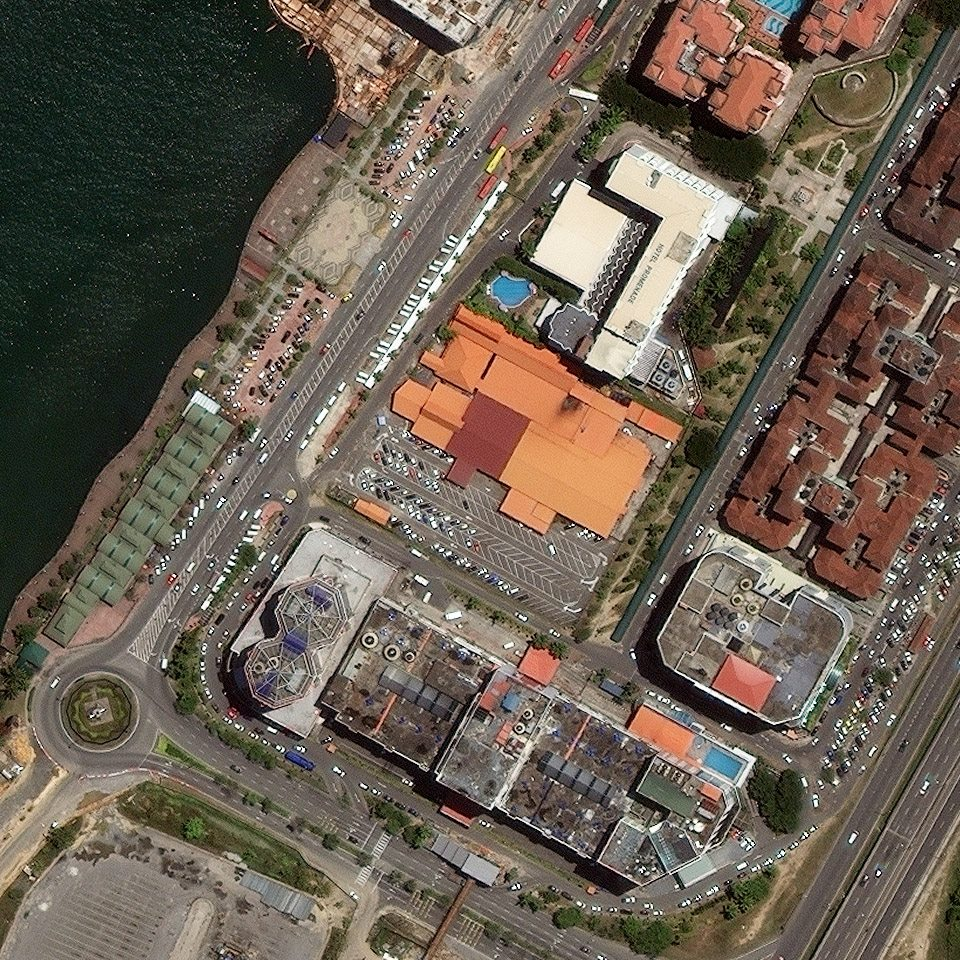
#> input picture Data Science Projects/Visual Information Processing/testset/input/input1.jpg, 960 x 960 px; its folder holds only this picture in this run
$ python evaluate.py input/input1.jpg
#> lines starting #> are read from the running program, lines starting #| are printed output that depends on the picture
### Data Science Projects/Visual Information Processing/testset/imageEnhance.py
"""
imageEnhance.py

YOUR WORKING FUNCTION

"""
import numpy as np
import cv2
import os


input_dir = 'input/input'
output_dir = 'output/output'

# you are allowed to import other Python packages above
##########################
# [37 lines left out: function enhanceImage, not called in this run]

### Data Science Projects/Visual Information Processing/testset/evaluate.py
"""
evaluate.py

DO NOT MODIFY ANY CODES IN THIS FILE EXCEPT THE DEFAULT PARAMETERS
OTHERWISE YOUR RESULTS MAY BE INCORRECTLY EVALUATED!

@author: Wong Lai Kuan, 2019
For questions or bug reporting, please send an email to lkwong@mmu.edu.my

"""

import cv2
import numpy as np
import importlib
import sys, getopt
from prettytable import PrettyTable
import imageEnhance as eh

# Default parameters (the only code you can change)
verbose = False
input_dir = 'input/input'
output_dir = 'output/output'
groundtruth_dir = 'groundtruth/gt'
numImages = 10

def histogram_intersection(x, y):
    n = x.shape[0]
    intersection = 0;
    for i in range(1,n):
        intersection = intersection + min(x[i], y[i])
    return intersection/np.sum(y);

def hsv_Histogram(img):
    binsize=255
    img = cv2.cvtColor(img, cv2.COLOR_BGR2HSV)

    h, s, v = cv2.split(img)
    h_hist, h_bin = np.histogram(h, binsize, density=True)
    s_hist, s_bin = np.histogram(s, binsize, density=True)
    v_hist, v_bin = np.histogram(v, binsize, density=True)
    hsv_hist = np.concatenate((h_hist, s_hist, v_hist))

    return hsv_hist

# Read command linehargs
myopts, args = getopt.getopt(sys.argv[1:],"i:vh")

# Reload module
importlib.reload(eh)

################################################
# o == option    a == argument passed to the o #
################################################

# parsing command line args
for o, a in myopts:
    #print(o)
    #print(a)
    if o == '-v':
        verbose = True
    elif o == '-h':
        print("\nUsage: %s -v               for extra verbosity" % sys.argv[0])
        sys.exit()
    else:
        print(' ')

simScore = np.zeros(numImages,)
error = np.zeros(numImages,)

# Evaluate each image and compare with ground-truth
for i in range(numImages):
    input = cv2.imread(input_dir + str(i+1) + '.jpg')
#> input is the input picture: shape (960, 960, 3); mean B, G, R 82.1, 94.9, 106.5
    output = eh.enhanceImage(input)
#> in enhanceImage, `eq_V = cv2.equalizeHist(V)`:
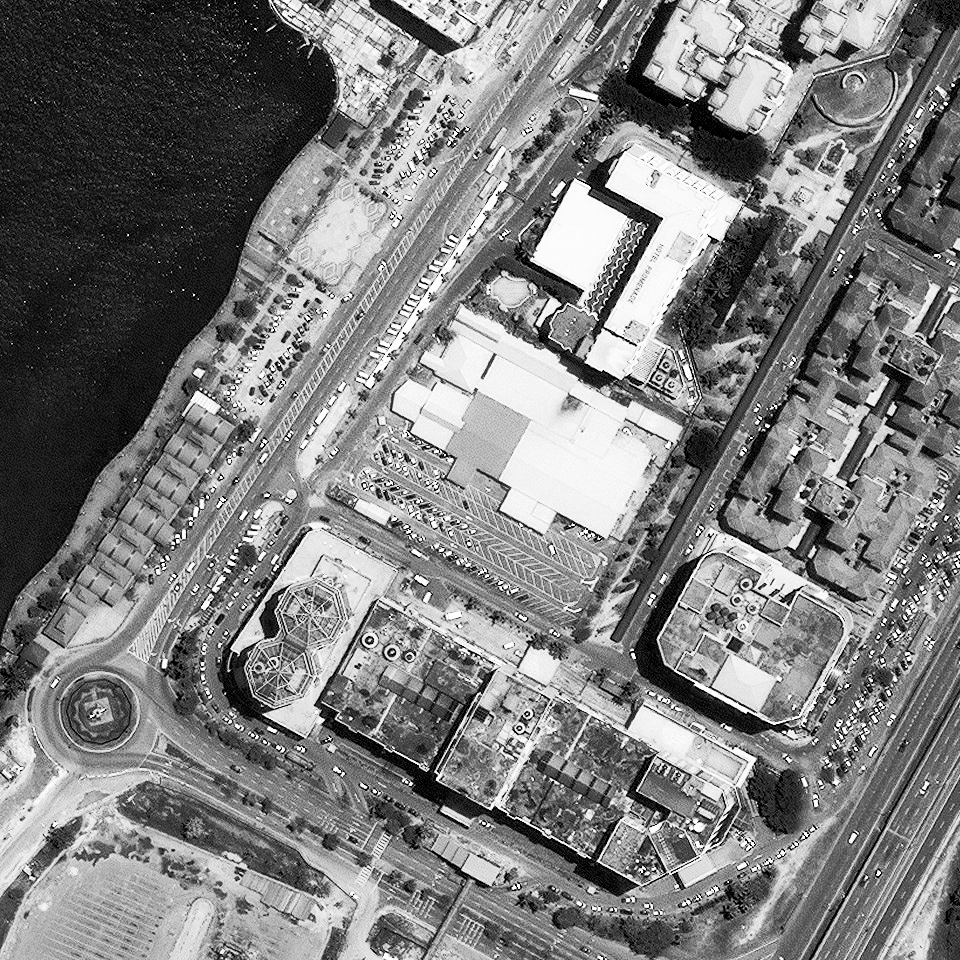
#> eq_V: shape (960, 960); min 0, max 255, mean 125.5
#> in enhanceImage, `eq_image_resized = cv2.resize(eq_image,None,fx=0.5,fy=0.5)`:
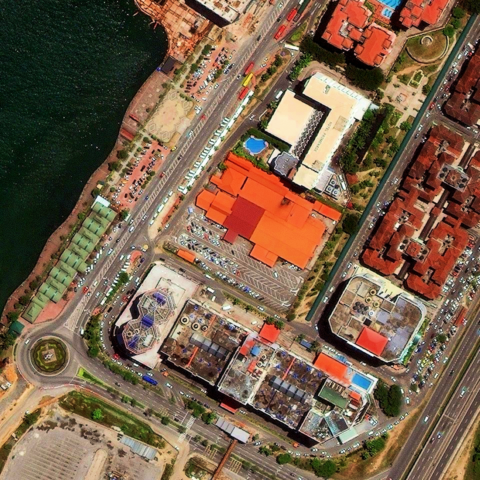
#> eq_image_resized: shape (480, 480, 3); mean B, G, R 75.2, 97.4, 121.9
#> in enhanceImage, `cv2.imshow("Images", np.hstack([img_resized, eq_image_resized]))`:
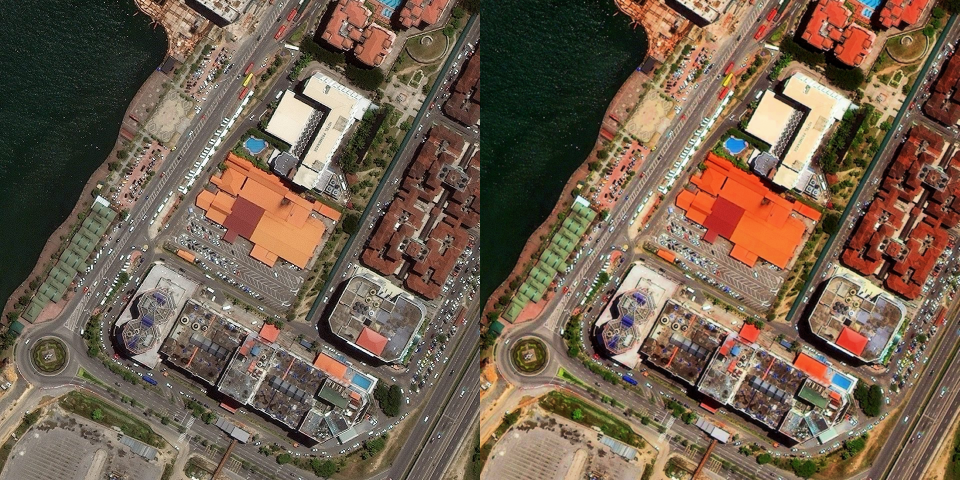
#> window 'Images': shape (480, 960, 3); mean B, G, R 78.7, 96.2, 114.3
    cv2.imwrite(output_dir + str(i+1) +'.jpg', output)
    gt = cv2.imread(groundtruth_dir + str(i+1) + '.jpg')

    output_hist = hsv_Histogram(output)
#> in hsv_Histogram, `img = cv2.cvtColor(img, cv2.COLOR_BGR2HSV)`: img: shape (960, 960, 3); mean H, S, V 28.2, 115.3, 125.5
#> in hsv_Histogram, `h, s, v = cv2.split(img)`:
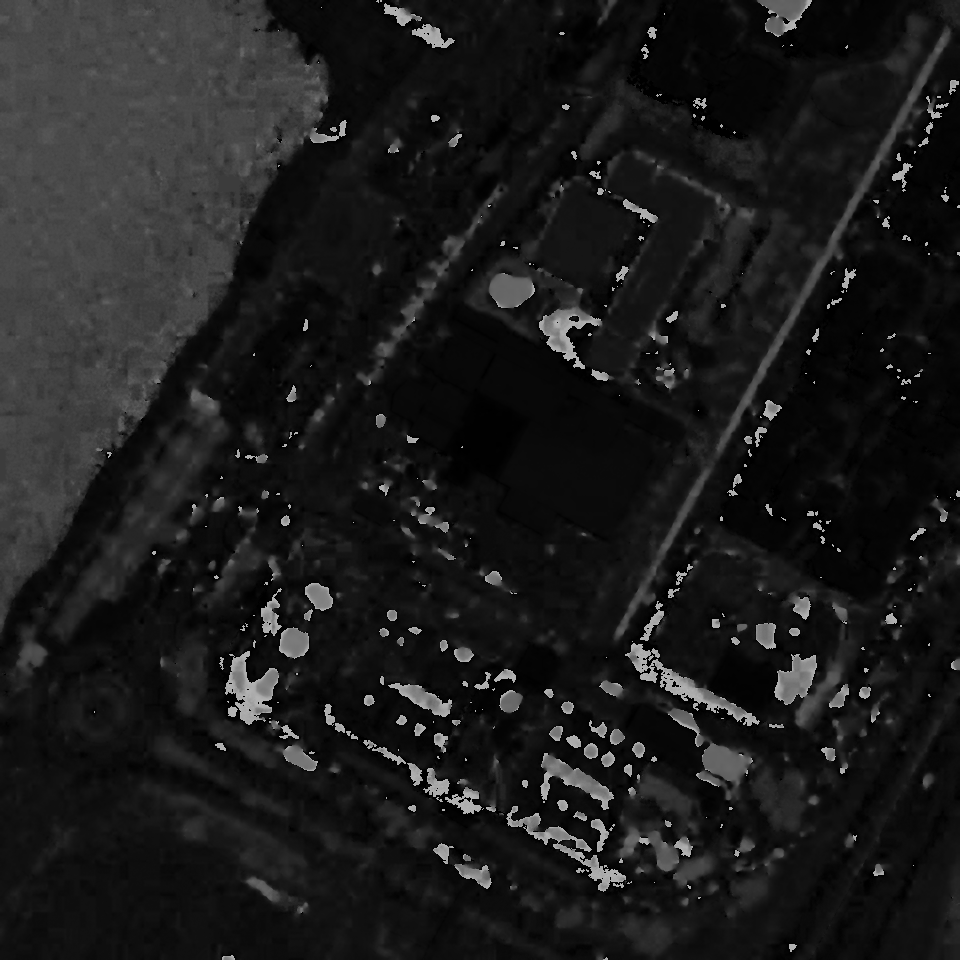
#> h: shape (960, 960); min 0, max 179, mean 28.2
#> in hsv_Histogram, `h, s, v = cv2.split(img)`:
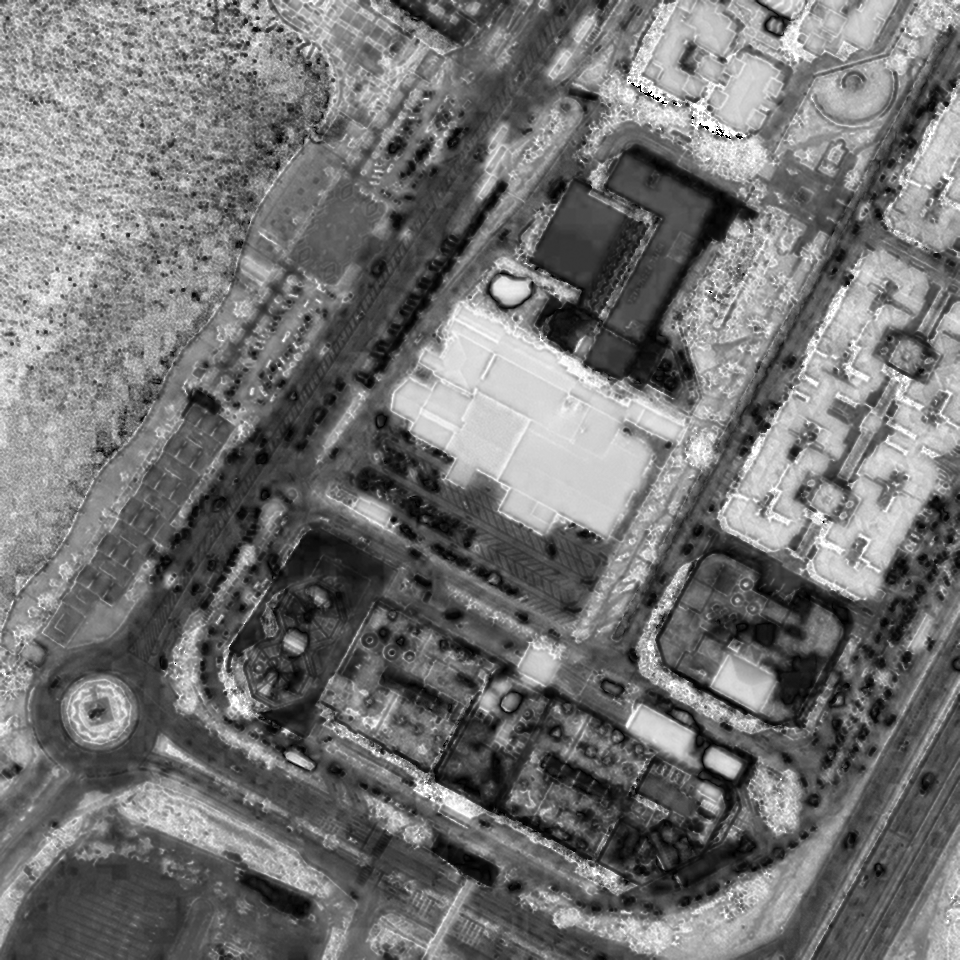
#> s: shape (960, 960); min 0, max 255, mean 115.3
#> in hsv_Histogram, `h_hist, h_bin = np.histogram(h, binsize, density=True)`: h_hist = 255 values, max 0.0722 at index 19, min 0 at index 3, mean 0.00559; h_bin = 256 values from 0 to 179
#> in hsv_Histogram, `s_hist, s_bin = np.histogram(s, binsize, density=True)`: s_hist = 255 values, max 0.00881 at index 170, min 1.3e-05 at index 253, mean 0.00392; s_bin = 256 values from 0 to 255
#> in hsv_Histogram, `v_hist, v_bin = np.histogram(v, binsize, density=True)`: v_hist = 255 values, max 0.00886 at index 25, min 0.00017 at index 1, mean 0.00392; v_bin = 256 values from 0 to 255
#> in hsv_Histogram, `hsv_hist = np.concatenate((h_hist, s_hist, v_hist))`: hsv_hist = 765 values, max 0.0722 at index 19, min 0 at index 3, mean 0.00448
#> output_hist has the same summary as hsv_hist in hsv_Histogram
#> (the run stopped early here; a loop or call above may not have finished)
